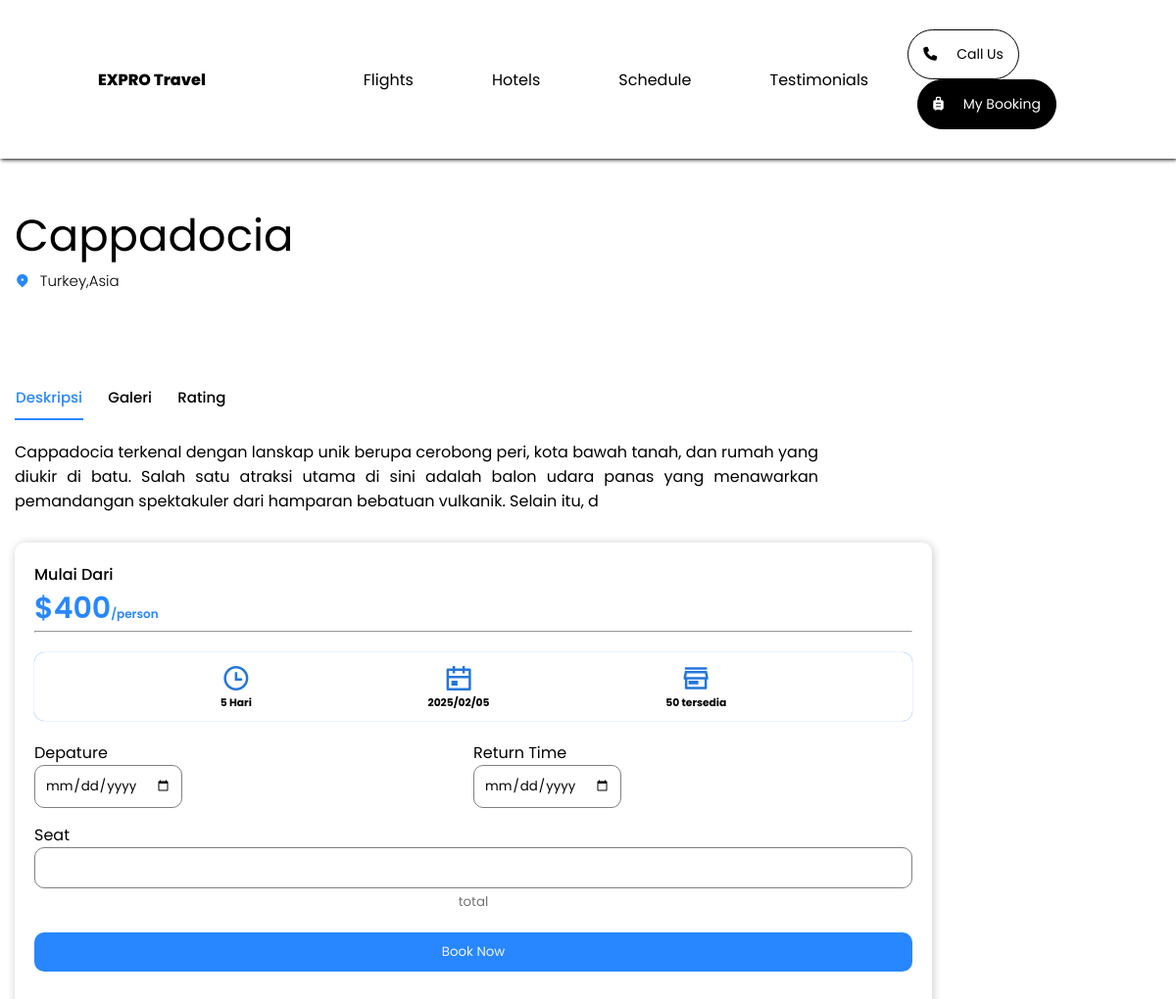
Screenshot of /booking.php?id=2 with the database file from the repository.
### tables this page shows
CREATE TABLE `destination` (
  `id` int(11) NOT NULL,
  `img` varchar(255) NOT NULL,
  `img2` varchar(255) NOT NULL,
  `img3` varchar(255) NOT NULL,
  `img4` varchar(255) NOT NULL,
  `destination_name` varchar(255) NOT NULL,
  `location` varchar(255) NOT NULL,
  `price` int(11) NOT NULL,
  `deskripsi` varchar(255) NOT NULL,
  `rating` float NOT NULL
);

### booking.php (the view, shortened to what this page needs)
<?php
include"database.php";
$id = $_GET['id'];
$sql = "SELECT * FROM destination WHERE id='$id'";
$sql_run = $db->query($sql);
$foo = mysqli_fetch_object($sql_run);
$tanggal = date('Y/m/d');
?>
<!DOCTYPE html>
<html lang="en">
<head>
    <link rel="stylesheet" href="https://cdnjs.cloudflare.com/ajax/libs/font-awesome/6.6.0/css/all.min.css" />
    <link rel="stylesheet" href="https://cdnjs.cloudflare.com/ajax/libs/font-awesome/6.6.0/css/all.min.css" />
    <link href="https://unpkg.com/aos@2.3.1/dist/aos.css" rel="stylesheet">
    <link
    href="https://cdn.jsdelivr.net/npm/remixicon@4.5.0/fonts/remixicon.css"
    rel="stylesheet"/>
</head>
<body>
<header ><nav class="navbar-title">
        <div class="logo">
            <a href="index.php">
                EXPRO Travel
            </a>
        </div>
        <div class="List hide">
            <ul>
               <a href=""><li>Flights</li></a>
             <a href=""><li>Hotels</li></a>
            <a href=""> <li>Schedule</li> </a>
               <a href=""> <li>Testimonials</li></a>
            </ul>
            <div >
                <a href="https://wa.me/6281234567890" target="_blank">
                    <button  class="call-us"><i class="fa-solid fa-phone"></i>Call Us</button>
                </a>
                <button class="booking"><i class="fa-solid fa-suitcase-rolling"></i>My Booking</button>
            </div>
        </div>
</nav></header>
<section id="hero">
    <div class="pembungkus">
    <div class="title">
        <h1 ><?=$foo->destination_name ?></h1>
       <h6><span><i class="ri-map-pin-2-fill"></i></span><?=$foo->location ?></h6>
    </div>
        <div class="container">
            <div class="deskripsi">
                <div class="img-container">
                    <img src="<?=$foo->img2?>" alt="">
                </div>
                <div>
                <button class="active">Deskripsi</button>
           <button>Galeri</button>
           <button>Rating</button>
                </div>
         <div class="deskripcion">
            <p><?=$foo->deskripsi?></p>
         </div>
            </div>
        <div class="detail">
        <div>
            <h4>Mulai Dari</h4>
            <h1>$<?=$foo->price ?><span>/person</span></h1>
            <hr>
    <div class="detail-icon">
       <div><i class="ri-time-line"></i><h6>5 Hari</h6></div>
       <div><i class="ri-calendar-event-line"></i></i><h6><?=$tanggal ?></h6></div>
       <div><i class="ri-store-3-line"></i><h6>50 tersedia</h6></div>
    </div>
    <form action="" method="post">
        <label for="" class="input">
            <label for="" class="flex">
                <label for="keberangkatan"><p>Depature</p><input required type="date" name="keberangkatan"></label>
                <label for="balik"><p>Return Time</p><input required type="date" min="<?=$tanggal ?>" name="balik" ></label><br>
            </label>
            <label for="penumpang"><p>Seat</p><input required type="number" min="1" name="penumpang" id="passenger"></label>
        </label>
        <label for="" class="total"><input placeholder="total" type="text" name="total" readonly id="total"></label>
    <button type="submit">Book Now</button>
    </form>
        </div>
        </div>
        </div>
    </div>
</section>
</body>
</html>

### booking.php (style rules this page uses)
* { margin: 0%; padding: 0%; box-sizing: border-box; font-family: 'Poppins'; scroll-behavior: smooth; }
:root { --primay-color:#2887ff; --primay-color-dark:#2476da; --text-dark:#0a0a0a; --text-light:#737373; --extra-light:#f3f4f6; --white:#ffffff; --max-width: 1200px; --green-color:#223544; }
* a { text-decoration: none; cursor: pointer; color: #000000; }
* li { cursor: pointer; list-style: none; }
* ul { cursor: pointer; }
* span { color: var(--primay-color); }
body { overflow-x: hidden; }
header { width: 100%; z-index: 1; }
nav { box-shadow: 1px 1px 4px black; padding: 30px 100px; display: flex; width: 100%; align-items: center; background: white; }
nav ul li { color: #000000; margin: 0px 40px; }
nav button { width: fit-content; font-size: 14px; border-radius: 50px; border: 1px solid black; padding: 14px 15px; }
nav button i { margin-right: 20px; }
nav .List { display: flex; align-items: center; width: 100%; justify-content: space-between; }
nav .logo { align-items: center; display: flex; font-weight: 800; width: 30%; }
nav ul { display: flex; }
.call-us { background: none; }
.booking { margin-left: 10px; background-color: black; color: white; }
#hero { min-height: 100vh; align-content: center; }
.pembungkus { max-width: var(--max-width); margin: auto; }
.container { display: flex; flex-wrap: wrap; justify-content: space-between; }
.img-container { display: flex; justify-content: space-between; }
.img-container img { border-radius: 10px; width: 400px; }
.deskripsi { width: fit-content; }
.deskripsi button { font-weight: 500; border: none; background: none; font-size: 15px; margin-right: 20px; margin-top: 15px ; padding: 1px; padding-bottom: 10px; transition: .3s ease; cursor: pointer; }
.deskripsi .active { color: var(--primay-color); border-bottom: 2px solid var(--primay-color); }
.detail { width: 30%; height: fit-content; border-radius: 10px; padding: 20px; align-content: center; box-shadow: 1px 1px 10px rgb(204, 202, 202) ; }
.detail h4 { font-weight: 500; }
.detail h1 { font-size: 30px; font-weight: 600; color: var(--primay-color); }
.detail h1 span { font-size: 12px; }
.deskripcion { margin-top: 20px; width: 820px; text-align: justify; }
.title { margin: 30px 0px; font-size: 30px; }
.title h1 { font-weight: 400; }
.title h6 { font-weight: 300; font-size: 15px; }
.title h6 span { margin-right: 10px; }
.detail-icon { border-radius: 10px; color: var(--primay-color-dark); display: flex; padding: 10px ; justify-content: space-evenly; margin: 20px 0px; box-shadow: 0px 0px 1px var(--primay-color); text-align: center; font-weight: 300; }
.detail-icon i { font-size: 30px; }
.detail-icon h6 { color: #000000; }
.detail form .flex { margin: 15px 0px; display: flex; justify-content: space-between; }
.detail form .input input { padding: 10px; width: 100%; border: 1px solid gray; border-radius: 10px; outline: none; }
.detail form button { color: var(--extra-light); background-color: var(--primay-color); align-items: center; margin: 20px 0px; padding: 10px 25px; border-radius: 10px; border: none; width: 100%; }
.total input { width: 100%; margin-top: 10px 0px; text-align: center; border: none; }
@media (max-width:1205px) { .pembungkus { padding: 15px; } }
@media (max-width:1205px) { .container { margin:0%; justify-content: left; } }
@media (max-width:1205px) { .detail { margin-top: 30px; width: 80%; } }

### rows the page displays
destination: destination_name "Cappadocia", location "Turkey,Asia", deskripsi "Cappadocia terkenal dengan lanskap unik berupa cerobong peri, kota bawah tanah, dan rumah yang diukir di batu. Salah satu atraksi utama di sini adalah balon udara panas yang menawarkan pemandangan spektakuler dari hamparan bebatuan vulkanik. Selain itu, d", price "400"
